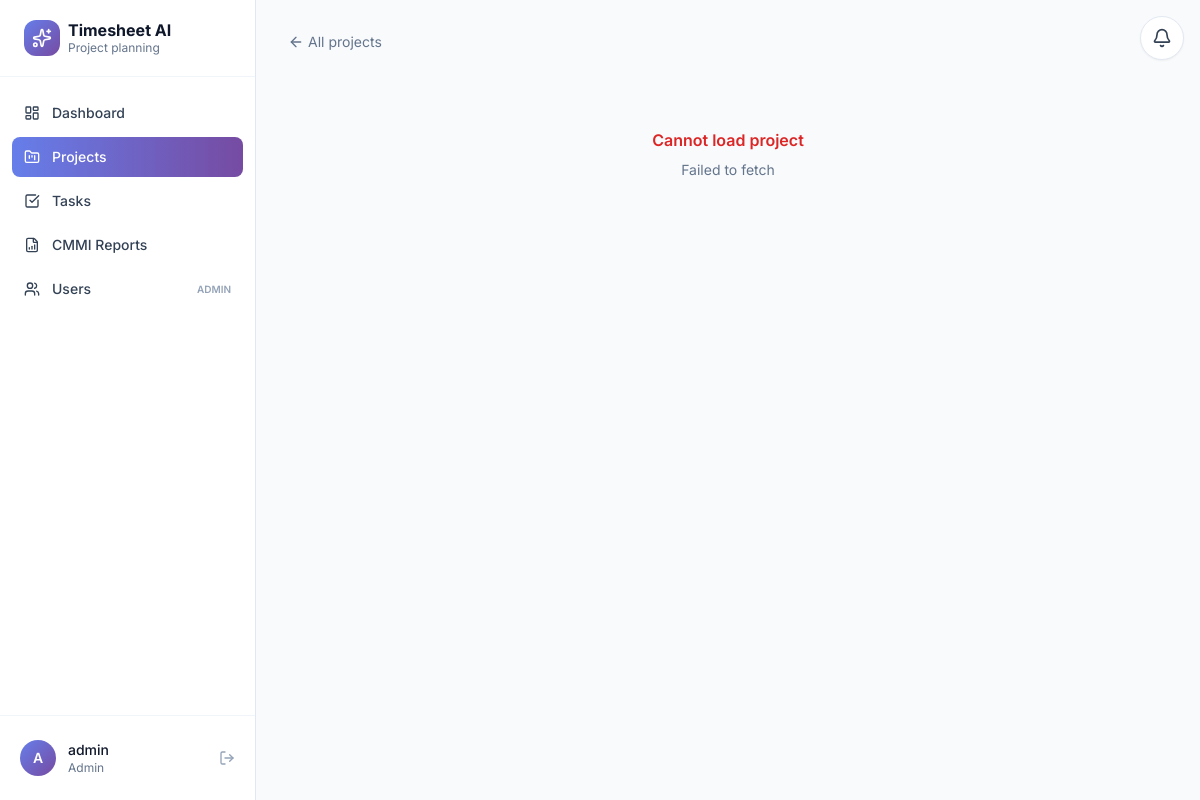
Page /projects/1 (signed in) on the committed database.
### app/models/user.py (models this page shows)
class User(Base):
    __tablename__ = "users"
    id            = Column(Integer, primary_key=True, index=True)
    full_name     = Column(String(120), nullable=False)
    email         = Column(String(120), unique=True, nullable=False, index=True)
    password_hash = Column(String(255), nullable=False)
    role          = Column(String(20), nullable=False, default="employee")  # admin | employee
    last_online   = Column(DateTime, nullable=True)
    created_at    = Column(DateTime, default=datetime.utcnow)
    tasks   = relationship("Task", back_populates="assignee", cascade="all, delete-orphan")
    efforts = relationship("Effort", back_populates="user", cascade="all, delete-orphan")

### app/routes/pages.py (the view)
@router.get("/projects/{project_id}", response_class=HTMLResponse)
def project_detail_page(project_id: int, request: Request, db: Session = Depends(get_db)):
    user = current_user_or_redirect(request, db)
    if not user:
        return RedirectResponse(url="/login", status_code=303)
    return templates.TemplateResponse(request, "project_detail.html", {"user": user, "project_id": project_id})

### templates/project_detail.html (shortened to what this page needs)
{% extends "base.html" %}
{% block content %}
<div class="p-6 lg:p-8 max-w-7xl mx-auto" x-data="projectDetailApp({{ project_id }})" x-init="load()">
  <a href="/projects" class="inline-flex items-center gap-1 text-sm text-slate-500 hover:text-slate-700 mb-3">
    <i data-lucide="arrow-left" class="w-4 h-4"></i> All projects
  </a>
  <template x-if="loadError">
    <div class="text-center py-16">
      <p class="text-red-600 font-semibold mb-2">Cannot load project</p>
      <p class="text-sm text-slate-500" x-text="loadError"></p>
    </div>
  </template>
</div>
{% endblock %}

### templates/base.html (shortened to what this page needs)
<!doctype html>
<html lang="en">
<head>
  <script src="https://cdn.tailwindcss.com"></script>
  <link rel="stylesheet" href="/static/css/style.css">
</head>
<body class="bg-slate-50 font-sans text-slate-800">
{% if user %}
<div class="flex min-h-screen">
  <aside class="w-64 bg-white border-r border-slate-200 hidden md:flex flex-col">
    <div class="px-6 py-5 border-b border-slate-100">
      <div class="flex items-center gap-2">
        <div class="w-9 h-9 rounded-xl bg-gradient-to-br from-brand-500 to-accent-500 flex items-center justify-center">
          <i data-lucide="sparkles" class="w-5 h-5 text-white"></i>
        </div>
        <div>
          <p class="font-bold text-slate-900 leading-tight">Timesheet AI</p>
          <p class="text-xs text-slate-500">Project planning</p>
        </div>
      </div>
    </div>
    <nav class="flex-1 px-3 py-4 space-y-1">
      <a href="/" class="flex items-center gap-3 px-3 py-2.5 rounded-lg text-sm font-medium text-slate-700 hover:bg-slate-100 ">
        <i data-lucide="layout-dashboard" class="w-4 h-4"></i> Dashboard
      </a>
      <a href="/projects" class="flex items-center gap-3 px-3 py-2.5 rounded-lg text-sm font-medium text-slate-700 hover:bg-slate-100 {% if request.url.path.startswith('/projects') %}bg-gradient-to-r from-brand-500 to-accent-500 text-white{% endif %}">
        <i data-lucide="folder-kanban" class="w-4 h-4"></i> Projects
      </a>
      <a href="/tasks" class="flex items-center gap-3 px-3 py-2.5 rounded-lg text-sm font-medium text-slate-700 hover:bg-slate-100 {% if request.url.path == '/tasks' %}bg-gradient-to-r from-brand-500 to-accent-500 text-white{% endif %}">
        <i data-lucide="check-square" class="w-4 h-4"></i> Tasks
      </a>
      <a href="/reports" class="flex items-center gap-3 px-3 py-2.5 rounded-lg text-sm font-medium text-slate-700 hover:bg-slate-100 ">
        <i data-lucide="file-bar-chart" class="w-4 h-4"></i> CMMI Reports
      </a>
      {% if user.role == 'admin' %}
      <a href="/admin/users" class="flex items-center gap-3 px-3 py-2.5 rounded-lg text-sm font-medium text-slate-700 hover:bg-slate-100 ">
        <i data-lucide="users" class="w-4 h-4"></i> Users
        <span class="ml-auto text-[10px] uppercase font-semibold {% if request.url.path == '/admin/users' %}text-white/80{% else %}text-slate-400{% endif %}">Admin</span>
      </a>
      {% endif %}
    </nav>
    <div class="px-3 py-4 border-t border-slate-100">
      <div class="flex items-center gap-3 px-2 py-2">
        <div class="w-9 h-9 rounded-full bg-gradient-to-br from-brand-500 to-accent-500 flex items-center justify-center text-white font-semibold text-sm">
          {{ user.full_name[0]|upper }}
        </div>
        <div class="flex-1 min-w-0">
          <p class="text-sm font-medium text-slate-900 truncate">{{ user.full_name }}</p>
          <p class="text-xs text-slate-500 capitalize">{{ user.role }}</p>
        </div>
        <a href="/logout" title="Logout" class="text-slate-400 hover:text-slate-700">
          <i data-lucide="log-out" class="w-4 h-4"></i>
        </a>
      </div>
    </div>
  </aside>
  <main class="flex-1 overflow-x-hidden relative">
    <div x-data="notifBell()" x-init="init()"
         class="fixed top-4 right-4 z-40">
      <button @click="toggle()"
              class="relative w-11 h-11 rounded-full bg-white border border-slate-200 shadow-sm hover:shadow-md hover:bg-slate-50 flex items-center justify-center transition">
        <i data-lucide="bell" class="w-5 h-5 text-slate-700"></i>
      </button>
    </div>
    {% block content %}{% endblock %}
  </main>
</div>
{% else %}
  {% block fullpage %}{% endblock %}
{% endif %}
</body>
</html>

### static/css/style.css (style rules this page uses)
body { font-family: 'Inter', -apple-system, sans-serif; -webkit-font-smoothing: antialiased; }

### rows in the picture
User: full_name "A", full_name "admin", role "Admin"
